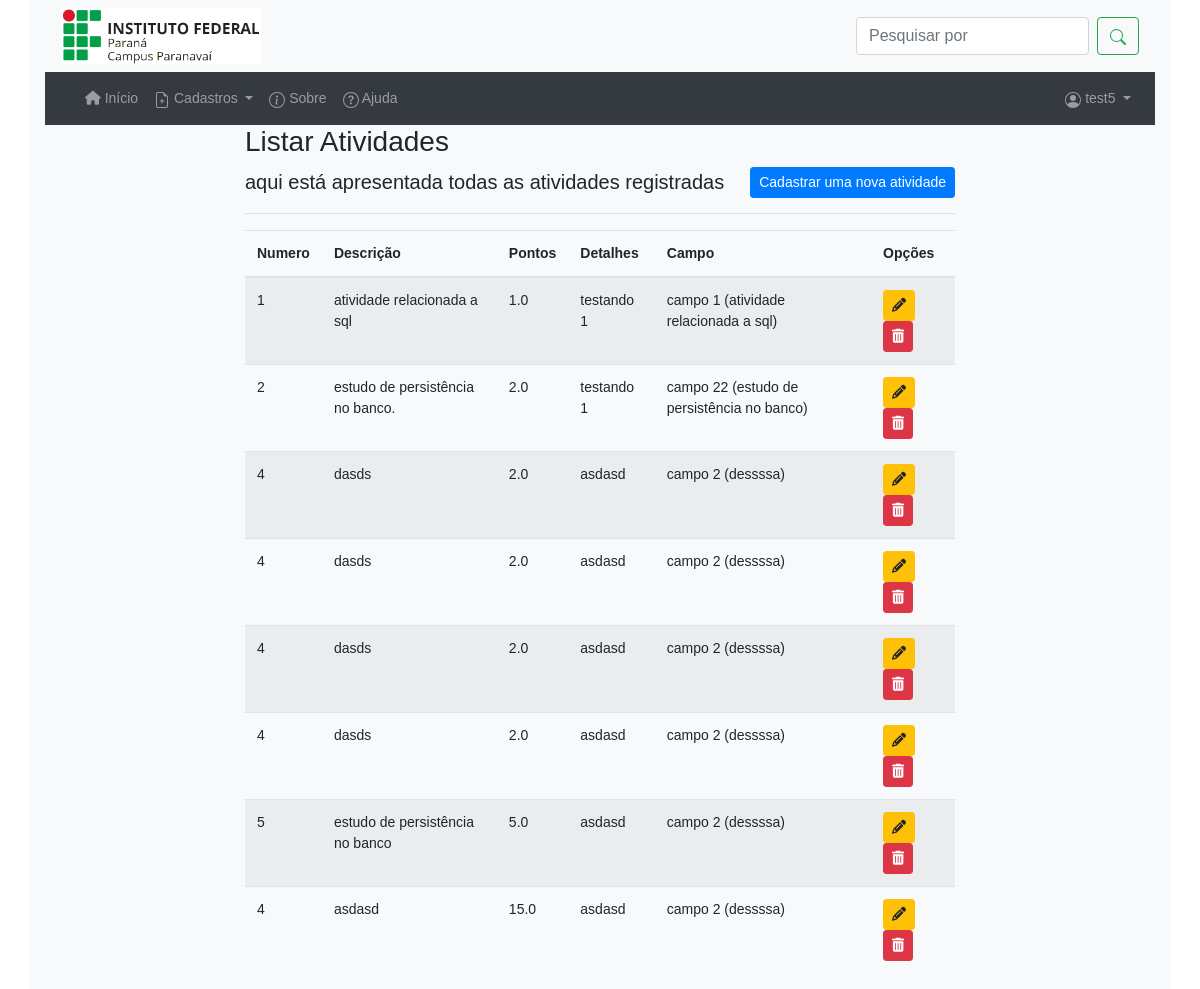
Screenshot of /listar/atividades/ (signed in) with the database file from the repository.
### cadastros/models.py (models this page shows, shortened)
class Atividade(models.Model):
    numero = models.IntegerField(verbose_name="Números")
    descricao = models.CharField(max_length=150, verbose_name="Descrição")
    pontos = models.DecimalField(decimal_places=1,max_digits=4)
    detalhes = models.CharField(max_length=150, verbose_name="Detalhes")
    campo = models.ForeignKey(Campo, on_delete= models.PROTECT)

class Campo(models.Model):
    nome = models.CharField(max_length=50)
    descricao = models.CharField(max_length=150, verbose_name= "Descrição")
    def __str__(self):
        return "{} ({})".format(self.nome,self.descricao)

### cadastros/views.py (the view)
# urls.py: path('listar/atividades/', AtividadeList.as_view(), name='listar-atividade'),
class AtividadeList(LoginRequiredMixin, ListView):
    login_url = reverse_lazy("login")
    model = Atividade
    template_name = 'cadastros/lista/atividade.html'
    def get_context_data(self, *args, **kwargs):
        context = super().get_context_data(*args, **kwargs)
        context["titulo"] = "Listar Atividades"
        return context

### cadastros/templates/cadastros/lista/atividade.html (shortened to what this page needs)
{% extends 'paginas/modelo.html' %}
{% load static %}
{% block conteudo %}
<div class="container col-8">
    <h3>{{ titulo }}</h3>
    <a href="{% url 'cadastrar-atividade' %}" class="btn btn-primary btn-sm float-right">Cadastrar uma nova
        atividade</a>
    <p class="lead">aqui está apresentada todas as atividades registradas</p>
    <hr>
    <div class="table responsive">
        <table class="table table-striped" id="tabela-atividade">
            <thead>
                <tr>
                    <th>Numero</th>
                    <th>Descrição</th>
                    <th>Pontos</th>
                    <th>Detalhes</th>
                    <th>Campo</th>
                    <th>Opções</th>
                </tr>
            </thead>
            <tbody>
                {% for atividade in object_list %}
                <tr>
                    <td>{{atividade.numero}}</td>
                    <td>{{atividade.descricao}}</td>
                    <td>{{atividade.pontos}}</td>
                    <td>{{atividade.detalhes}}</td>
                    <td>{{atividade.campo}}</td>
                    <td>
                        <a href="{% url 'editar-atividade' atividade.pk %}" class="btn btn-warning btn-sm"
                            title="Editar">
                            <i class="fa fa-pencil" aria-hidden="true"></i>
                        </a>
                        <a href="{% url 'deletar-atividade' atividade.pk %}" class="btn btn-danger btn-sm"
                            title="Excluir">
                            <i class="fa fa-trash" aria-hidden="true"></i>
                        </a>
                    </td>
                </tr>
                {% empty %}
                <td colspan="3">Nenhum campo registrado.</td>
                {% endfor %}
            </tbody>
        </table>
    </div>
</div>
{% endblock %}

### paginas/templates/paginas/modelo.html (shortened to what this page needs)
{% load static %}
<!DOCTYPE html>
<html lang="pt-br">
<head>
    <link rel="stylesheet" href="{% static 'css/bootstrap.min.css' %}">
    <link rel="stylesheet" href="{% static 'assets/css/demo.css' %}">
    <link rel="stylesheet" href="{% static 'assets/css/Footer-with-button-logo.css' %}">
    <link rel="stylesheet" href=" http://cdnjs.cloudflare.com/ajax/libs/font-awesome/4.6.3/css/font-awesome.min.css ">
    <link rel="stylesheet" type="text/css" href="https://cdn.datatables.net/v/bs4/dt-1.10.23/datatables.min.css" />
</head>
<body>
    <div class="bg-light container-sm">
        {% block top %}
        <nav class="navbar navbar-light bg-light">
            <img src="{% static 'img/ifpr-logo.png' %}" style="width: 200px;" class="img-fluid" alt="Responsive image">
            <form class="form-inline">
                <input class="form-control mr-sm-2" type="search" placeholder="Pesquisar por" aria-label="Search">
                <p class="mb-0">
                    <button type="submit" class="btn btn-outline-success my-2 my-sm-0">
                    </button>
                </p>
            </form>
        </nav>
        {% endblock %}
        {% block menu %}
        <nav class="navbar navbar-dark bg-dark navbar-expand-lg ">
            <div class="collapse navbar-collapse" id="navbarNavDropdown">
                <ul class="navbar-nav mr-auto ">
                    <li class="nav-item">
                        <a class="nav-link" href="{% url 'index' %}">
                            <i class="fa fa-home" aria-hidden="true"></i>
                            Início
                        </a>
                    </li>
                    {% if request.user.is_authenticated %}
                    <li class="nav-item dropdown">
                        <a class="nav-link dropdown-toggle" href="#" id="navbarDropdownMenuLink" role="button"
                            data-toggle="dropdown" aria-haspopup="true" aria-expanded="false">
                            Cadastros
                        </a>
                    </li>
                    {% endif %}
                    <li class="nav-item">
                        <a class="nav-link" href="{% url 'sobre' %}"> Sobre</a>
                    </li>
                    <li class="nav-item">
                        <a class="nav-link" href="#"> Ajuda</a>
                    </li>
                </ul>
                <ul class="navbar-nav ml-auto">
                    {% if request.user.is_authenticated %}
                    <li class="nav-item dropdown ">
                        <a class="nav-link dropdown-toggle" href="#" id="navbarDropdownMenuLink" role="button"
                            data-toggle="dropdown" aria-haspopup="true" aria-expanded="false">
                            <span id="username">{{ request.user }}</span>
                        </a>
                    </li>
                    {% endif %}
                </ul>
            </div>
        </nav>
        {% endblock %}
        {% block conteudo %}{% endblock %}
    </div>
</body>
</html>

### static/assets/css/demo.css (style rules this page uses)
html { background-color: #efefef; }
body { font:14px/1.5 Arial, Helvetica, sans-serif; margin:0; display: flex; height: 100vh; align-items: stretch; }

### static/assets/css/footer-with-button-logo.css (style rules this page uses)
html { height: 100%; }
body { display: flex; display: -webkit-flex; flex-direction: column; -webkit-flex-direction: column; height: 100%; }

### rows the page displays
Atividade: numero "1", descricao "atividade relacionada a sql", pontos "1.0", detalhes "testando 1", campo "campo 1 (atividade relacionada a sql)"
Atividade: numero "2", descricao "estudo de persistência no banco.", pontos "2.0", detalhes "testando 1", campo "campo 22 (estudo de persistência no banco)"
Atividade: numero "4", descricao "dasds", pontos "2.0", detalhes "asdasd", campo "campo 2 (dessssa)"
Atividade: numero "4", descricao "dasds", pontos "2.0", detalhes "asdasd", campo "campo 2 (dessssa)"
Atividade: numero "4", descricao "dasds", pontos "2.0", detalhes "asdasd", campo "campo 2 (dessssa)"
Atividade: numero "4", descricao "dasds", pontos "2.0", detalhes "asdasd", campo "campo 2 (dessssa)"
Atividade: numero "5", descricao "estudo de persistência no banco", pontos "5.0", detalhes "asdasd", campo "campo 2 (dessssa)"
Atividade: numero "4", descricao "asdasd", pontos "15.0", detalhes "asdasd", campo "campo 2 (dessssa)"

### other values shown
{{ request.user }} "test5"
{{ titulo }} "Listar Atividades"
